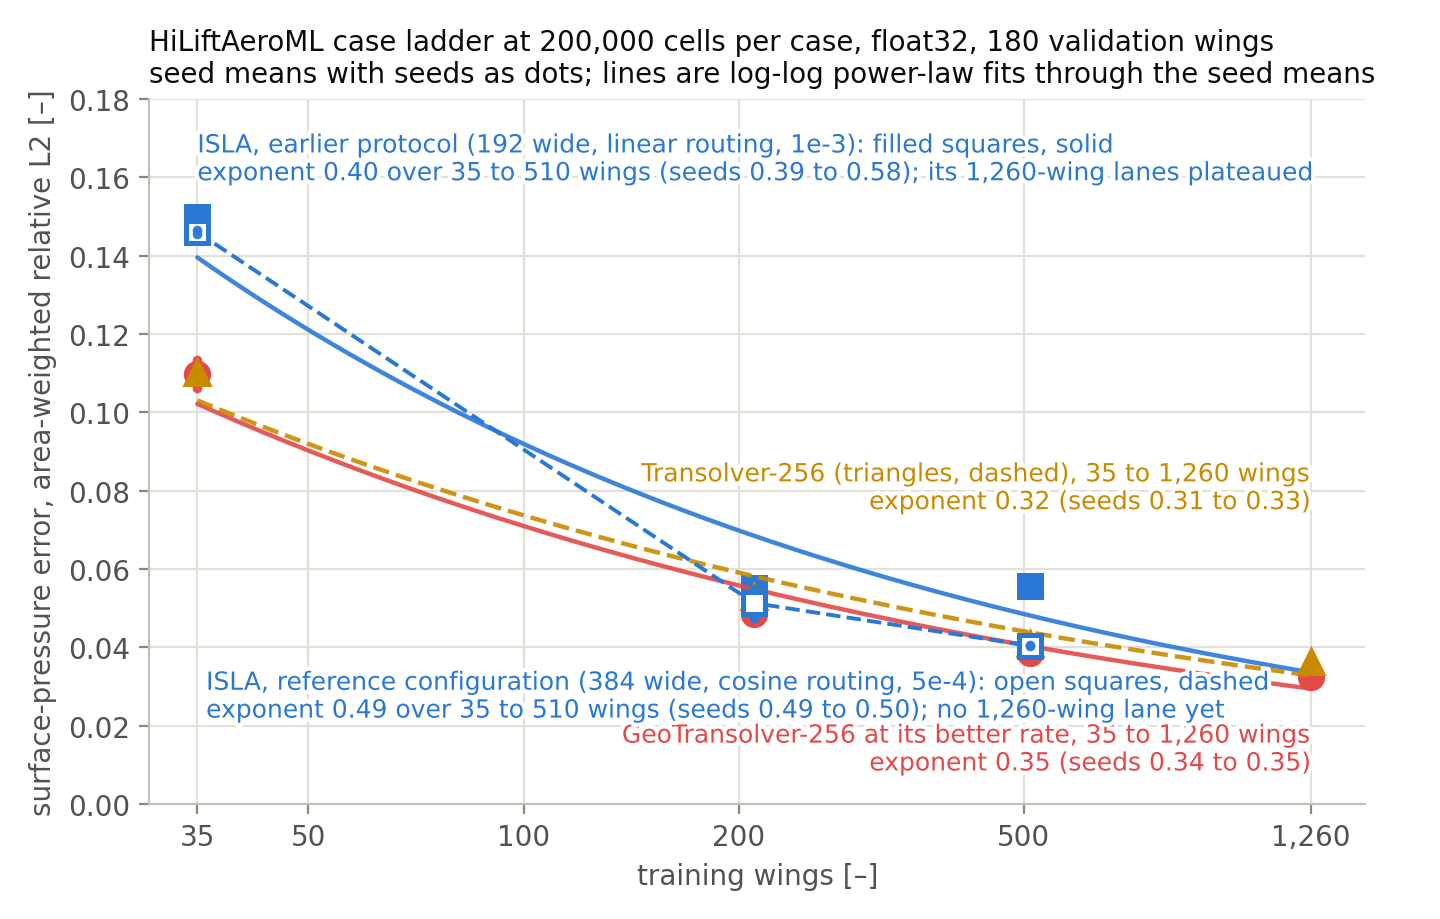

The script that saved this image:
"""P200K-FLEET HiLift group (`hl`): the complete wing ladder at the reporting protocol (200,000 cells, float32, 180
validation wings, two seeds), the 200k-against-10k comparison the fleet preregistration promised, and the wing half
of SCALE-LAW's case exponents for the three models.

Inputs: results/campaigns_2026-09-19/hl/metrics/<run>/<run>/metrics.jsonl for the lanes
p200k_hl_{isla,gt_unit,transolver_unit}_<rung>_seed{42,43} and p200k_hl_gt_unit_<rung>_lr3e3_seed{42,43}
(ISLA 192 wide, linear routing, lr 1e-3, the configuration of 2026-09-19; unit-direction GeoTransolver-256 at 1e-3 and
3e-3; Transolver-256 at 3e-3). One scoring block per file: the block whose config row carries the highest epoch.
REF-BOARD values of the reference configuration (384 wide, cosine routing, 5e-4) are read beside from
results/ref_surface_2026-09-23.json (35 and 210 wings) and results/campaigns_2026-09-22/ref/metrics (510 wings).
10,000-cell predecessors: results/p200k_fleet_reduction_2026-09-19.json (tenk_reference blocks, the 35- and 4-geometry
rungs), results/frame_reduction_2026-09-11.json (relative-frame ISLA at 10k on the 210-, 21-geometry and fixed-angle
rungs) and results/fp32_reeval/fp32_shift_2026-09-09.json (unit-direction GeoTransolver and Transolver at 10k on the
fixed-angle rung). The 510- and 1,260-wing rungs have no 10,000-cell twin of the same configuration.

Plateau exclusion: a lane whose train.log shows the mean-field signature (validation loss descending to about 0.01 and
then jumping to 0.12 to 0.16 and staying flat, training loss at the same value) is excluded from every mean, ratio and
fit and recorded under "excluded". The signature was read on the cluster train logs on 2026-09-30 (runs/<run>/train.log,
val_interval 25) and is confirmed here by the scored pressure error above 0.4 (the mean-field level is 0.6 to 0.7).

usage: python p200k_hl_ladder_2026-09-30.py   (writes p200k_hl_ladder_2026-09-30.json and .png beside itself)
"""
import json, math, os, statistics as st, sys

R = os.path.dirname(os.path.abspath(__file__))
M = f"{R}/campaigns_2026-09-19/hl/metrics"
FIELDS = ["pressure_l2", "velocity_l2", "tau_wall_l2", "temperature_l2", "density_l2"]
SEEDS = (42, 43)
PLATEAU_LEVEL = 0.4  # scored pressure relative L2 above this is the mean-field output, not a trained model

# rung key -> (training cases, label, validation cases)
RUNGS = {
    "super_scarce": (35, "35 wings (random split)", 180),
    "scarce": (210, "210 wings (random split)", 180),
    "medium": (510, "510 wings (random split)", 180),
    "full": (1260, "1,260 wings (random split)", 180),
    "geometry_super_scarce": (40, "4 geometries at all angles (held-out geometries)", 180),
    "geometry_scarce": (210, "21 geometries at all angles (held-out geometries)", 180),
    "single_aoa_12": (126, "126 geometries at 12 degrees (fixed angle)", 18),
    "super_scarce_area": (35, "35 wings, area-law training draw", 180),
}
CASE_LADDER = ["super_scarce", "scarce", "medium", "full"]
# model arm -> run pattern; GeoTransolver's rate per rung is read from the fleet manifest copy
ARMS = {
    "isla": "p200k_hl_isla_{rung}_seed{s}",
    "gt_unit": "p200k_hl_gt_unit_{rung}_seed{s}",
    "gt_unit_lr3e3": "p200k_hl_gt_unit_{rung}_lr3e3_seed{s}",
    "transolver_unit": "p200k_hl_transolver_unit_{rung}_seed{s}",
}
RATES = {k: v["lr"] for k, v in json.load(open(f"{R}/p200k_fleet_rates_2026-09-22.json"))["runs"].items()}
# validation-loss evidence from the cluster train logs (epoch: value), for the lanes the plateau rule excludes
PLATEAU_LOG = {
    "p200k_hl_isla_full_seed42": {"25": 0.0225, "50": 0.1432, "75": 0.1632, "100": 0.1512, "499": 0.1517, "train_499": 0.1542},
    "p200k_hl_isla_full_seed43": {"25": 0.0103, "50": 0.1549, "75": 0.1506, "100": 0.1545, "499": 0.1483, "train_499": 0.1510},
    "p200k_hl_isla_medium_seed42": {"25": 0.0161, "50": 0.0112, "75": 0.0245, "100": 0.1534, "499": 0.1212, "train_499": 0.1223},
}


def lane(path):
    """Mean per-case metrics of the highest-epoch scoring block in one metrics.jsonl; None if absent."""
    if not os.path.exists(path):
        return None
    blocks, cur = [], None
    for l in open(path):
        d = json.loads(l)
        if d.get("phase") == "config":
            cur = {"epoch": d.get("epoch"), "rows": []}
            blocks.append(cur)
        elif d.get("phase") == "infer_step" and cur is not None:
            cur["rows"].append(d)
    blocks = [b for b in blocks if b["rows"]]
    if not blocks:
        return None
    top = max(b["epoch"] or 0 for b in blocks)
    # a scoring job that was interrupted and restarted leaves two config rows at the same epoch (the 35-wing files:
    # 96 cases, then a restart that re-scores the list); one row per validation case, the last written wins
    rows = {}
    for b in blocks:
        if (b["epoch"] or 0) == top:
            for r in b["rows"]:
                rows[r["sample_id"]] = r["metrics"]
    rows = list(rows.values())
    keys = [k for k in FIELDS if k in rows[0]]
    return {k: st.mean(r[k] for r in rows) for k in keys} | {"n_cases": len(rows), "epoch": top}


out = {"protocol": __doc__.strip(), "rungs": {}, "excluded": {}, "ladder": {}, "tenk": {}, "refboard": {}}

# ---- per rung and model --------------------------------------------------------------------------------------------
for rung, (n, label, n_val) in RUNGS.items():
    row = {"n_train": n, "label": label, "n_val": n_val, "arms": {}}
    for arm, pat in ARMS.items():
        runs, excl = {}, {}
        for s in SEEDS:
            run = pat.format(rung=rung, s=s)
            v = lane(f"{M}/{run}/{run}/metrics.jsonl")
            if v is None:
                continue
            if v["pressure_l2"] > PLATEAU_LEVEL:
                excl[run] = v | {"val_loss_log": PLATEAU_LOG.get(run), "reason": "mean-field plateau (validation loss flat at 0.12 to 0.16 from before epoch 100; scored pressure error at the field-mean level)"}
                continue
            runs[run] = v
        if excl:
            out["excluded"].update(excl)
        if not runs:
            continue
        keys = [k for k in FIELDS if k in next(iter(runs.values()))]
        a = {"runs": runs, "n_seeds": len(runs), "lr": RATES.get(next(iter(runs))),
             "seed_means": {k: st.mean(r[k] for r in runs.values()) for k in keys},
             "pressure_l2_seeds": [runs[r]["pressure_l2"] for r in sorted(runs)],
             "excluded_runs": sorted(excl)}
        row["arms"][arm] = a
    A = row["arms"]
    # GeoTransolver's better rate on this rung (by seed-mean pressure)
    gts = [k for k in ("gt_unit", "gt_unit_lr3e3") if k in A]
    if gts:
        best = min(gts, key=lambda k: A[k]["seed_means"]["pressure_l2"])
        row["gt_better"] = {"arm": best, "lr": A[best]["lr"],
                            "other": {k: A[k]["seed_means"]["pressure_l2"] for k in gts if k != best}}
    if "isla" in A:
        P = lambda k: A[k]["seed_means"]["pressure_l2"]
        row["ratios_over_isla"] = {}
        if gts:
            row["ratios_over_isla"]["gt_better_rate"] = {f: A[best]["seed_means"][f] / A["isla"]["seed_means"][f] for f in A["isla"]["seed_means"] if f in A[best]["seed_means"]}
            for k in gts:
                row["ratios_over_isla"][k] = {"pressure_l2": P(k) / P("isla")}
        if "transolver_unit" in A:
            row["ratios_over_isla"]["transolver_unit"] = {f: A["transolver_unit"]["seed_means"][f] / A["isla"]["seed_means"][f] for f in A["isla"]["seed_means"] if f in A["transolver_unit"]["seed_means"]}
    out["rungs"][rung] = row

# ---- 10,000-cell predecessors ----------------------------------------------------------------------------------------
fleet19 = json.load(open(f"{R}/p200k_fleet_reduction_2026-09-19.json"))["datasets"]
frame11 = json.load(open(f"{R}/frame_reduction_2026-09-11.json"))["hilift_val"]
fp32 = json.load(open(f"{R}/fp32_reeval/fp32_shift_2026-09-09.json"))["runs"]
tenk = {}
t = fleet19["highlift_surface_super_scarce"]["tenk_reference"]
tenk["super_scarce"] = {"isla": t["isla"], "gt_unit_lr3e3": t["gt_lr3e3"], "transolver_unit": t["transolver_lr3e3"], "source": t["source"]}
t = fleet19["highlift_surface_geometry_super_scarce"]["tenk_reference"]
tenk["geometry_super_scarce"] = {"isla": t["isla"], "gt_unit": t["gt_unit"], "transolver_unit": t["transolver_lr3e3"], "source": t["source"]}
tenk["single_aoa_12"] = {
    "isla": [frame11[f"rf_hl_mt2_meas_single_aoa_12_seed{s}"]["pressure_l2"] for s in (42, 43, 44)],
    "gt_unit": [fp32[f"udrv_hl_gt_single_aoa_12_seed{s}"]["fields"]["pressure_l2"]["fp32_mean"] for s in SEEDS],
    "transolver_unit": [fp32[f"udrv_hl_transolver_single_aoa_12_lr3e3_seed{s}"]["fields"]["pressure_l2"]["fp32_mean"] for s in SEEDS],
    "source": "results/frame_reduction_2026-09-11.json (rf_hl_mt2_meas_single_aoa_12, three seeds); results/fp32_reeval/fp32_shift_2026-09-09.json (udrv_hl_* at 1e-3 / 3e-3)"}
tenk["scarce"] = {"isla": [frame11[f"rf_hl_mt2_meas_scarce_seed{s}"]["pressure_l2"] for s in SEEDS],
                  "source": "results/frame_reduction_2026-09-11.json (rf_hl_mt2_meas_scarce); no unit-direction baseline twin at 10k on this rung"}
tenk["geometry_scarce"] = {"isla": [frame11[f"rf_hl_mt2_meas_geometry_scarce_seed{s}"]["pressure_l2"] for s in SEEDS],
                           "source": "results/frame_reduction_2026-09-11.json (rf_hl_mt2_meas_geometry_scarce); no unit-direction baseline twin at 10k on this rung"}
for rung, tk in tenk.items():
    A = out["rungs"][rung]["arms"]
    comp = {}
    gt10 = "gt_unit_lr3e3" if "gt_unit_lr3e3" in tk else ("gt_unit" if "gt_unit" in tk else None)
    gt200 = out["rungs"][rung].get("gt_better", {}).get("arm")
    # 10k GeoTransolver at the rate it ran there (3e-3 on the 35-wing rung, 1e-3 elsewhere) against the 200k better rate
    pairs = {"isla": ("isla", "isla"), "gt": (gt10, gt200), "transolver": ("transolver_unit", "transolver_unit")}
    for name, (k10, k200) in pairs.items():
        if k10 and k10 in tk and k200 in A:
            m10 = st.mean(tk[k10]); m200 = A[k200]["seed_means"]["pressure_l2"]
            comp[name] = {"tenk_mean": m10, "tenk_seeds": tk[k10], "tenk_arm": k10, "p200k_arm": k200, "p200k_lr": A[k200]["lr"],
                          "p200k_mean": m200, "p200k_over_tenk": m200 / m10}
    if gt10 and "isla" in tk:
        comp["gt_over_isla_tenk"] = st.mean(tk[gt10]) / st.mean(tk["isla"])
    if "transolver_unit" in tk and "isla" in tk:
        comp["transolver_over_isla_tenk"] = st.mean(tk["transolver_unit"]) / st.mean(tk["isla"])
    comp["source"] = tk["source"]
    out["tenk"][rung] = comp

# ---- REF-BOARD (reference configuration) beside --------------------------------------------------------------------
ref = json.load(open(f"{R}/ref_surface_2026-09-23.json"))["summary"]
rb = {"super_scarce": ref["isla_r1|hl35"]["fields"]["pressure_l2"]["seeds"], "scarce": ref["isla_r1|hl210"]["fields"]["pressure_l2"]["seeds"]}
r510 = [lane(f"{R}/campaigns_2026-09-22/ref/metrics/ref_isla_r1_hl510_seed{s}/ref_isla_r1_hl510_seed{s}/metrics.jsonl") for s in SEEDS]
rb["medium"] = [v["pressure_l2"] for v in r510 if v]
gt512 = {"super_scarce": ref["gt_w512|hl35"]["fields"]["pressure_l2"]["seeds"]}
g210 = [lane(f"{R}/campaigns_2026-09-22/ref/metrics/ref_gt_w512_hl210_seed{s}/ref_gt_w512_hl210_seed{s}/metrics.jsonl") for s in SEEDS]
if all(g210):
    gt512["scarce"] = [v["pressure_l2"] for v in g210]
for rung, seeds in rb.items():
    out["refboard"][rung] = {"isla_reference_pressure_l2_seeds": seeds, "isla_reference_pressure_l2_mean": st.mean(seeds),
                             "earlier_protocol_isla_mean": out["rungs"][rung]["arms"]["isla"]["seed_means"]["pressure_l2"],
                             "reference_over_earlier": st.mean(seeds) / out["rungs"][rung]["arms"]["isla"]["seed_means"]["pressure_l2"]}
    g = out["rungs"][rung].get("gt_better")
    if g:
        out["refboard"][rung]["gt256_better_rate_over_isla_reference"] = out["rungs"][rung]["arms"][g["arm"]]["seed_means"]["pressure_l2"] / st.mean(seeds)
    if rung in gt512:
        out["refboard"][rung]["gt512_pressure_l2_seeds"] = gt512[rung]
        out["refboard"][rung]["gt512_over_isla_reference"] = st.mean(gt512[rung]) / st.mean(seeds)
out["refboard"]["source"] = "results/ref_surface_2026-09-23.json (hl35, hl210; GeoTransolver-512 at 3e-3 on the same rungs); results/campaigns_2026-09-22/ref/metrics/ref_isla_r1_hl510_seed*/ (hl510); @sec-nb-ref-hl510-verdict quotes GeoTransolver-512 ÷ reference 0.95 at 510 wings from the 100,000-cell SCALE-LAW pair"


# ---- learning-curve exponents over the case ladder -----------------------------------------------------------------
def slope(pts):
    """Least-squares slope of log(error) on log(cases); returns -slope (the exponent alpha in error ~ n^-alpha)."""
    if len(pts) < 2:
        return None
    xs = [math.log(n) for n, _ in pts]; ys = [math.log(e) for _, e in pts]
    mx, my = st.mean(xs), st.mean(ys)
    return -sum((x - mx) * (y - my) for x, y in zip(xs, ys)) / sum((x - mx) ** 2 for x in xs)


def fit(pts):
    """Power law error = a * n^-alpha through the seed means (log-log least squares)."""
    al = slope(pts)
    xs = [math.log(n) for n, _ in pts]; ys = [math.log(e) for _, e in pts]
    lna = st.mean(ys) + al * st.mean(xs)
    return {"alpha": al, "a": math.exp(lna), "rungs": [n for n, _ in pts]}


ladder = {}
for model in ("isla", "gt_better", "transolver_unit"):
    pts, per_seed, local = [], {s: [] for s in SEEDS}, {}
    for rung in CASE_LADDER:
        row = out["rungs"][rung]
        arm = row["gt_better"]["arm"] if model == "gt_better" else model
        if arm not in row["arms"]:
            continue
        a = row["arms"][arm]; n = row["n_train"]
        pts.append((n, a["seed_means"]["pressure_l2"]))
        for run, v in a["runs"].items():
            per_seed[int(run[-2:])].append((n, v["pressure_l2"]))
    for (n0, e0), (n1, e1) in zip(pts, pts[1:]):
        local[f"{n0}-{n1}"] = -math.log(e1 / e0) / math.log(n1 / n0)
    f = fit(pts)
    f["per_seed"] = {s: {"alpha": slope(p), "rungs": [n for n, _ in p]} for s, p in per_seed.items()}
    f["alpha_range_over_seeds"] = sorted(v["alpha"] for v in f["per_seed"].values() if v["alpha"] is not None)
    f["local_exponents"] = local
    f["points"] = pts
    ladder[model] = f
# the reference configuration's three-rung curve beside
rpts = [(RUNGS[r][0], st.mean(rb[r])) for r in ("super_scarce", "scarce", "medium") if rb[r]]
fr = fit(rpts); fr["local_exponents"] = {f"{a[0]}-{b[0]}": -math.log(b[1] / a[1]) / math.log(b[0] / a[0]) for a, b in zip(rpts, rpts[1:])}; fr["points"] = rpts
fr["per_seed"] = {s: {"alpha": slope([(RUNGS[r][0], rb[r][i]) for r in ("super_scarce", "scarce", "medium") if len(rb[r]) > i]), "rungs": [35, 210, 510]} for i, s in enumerate(SEEDS)}
fr["alpha_range_over_seeds"] = sorted(v["alpha"] for v in fr["per_seed"].values())
ladder["isla_reference_configuration"] = fr
# crossover of the fitted laws (where GeoTransolver's and ISLA's fitted curves meet), if the exponents differ the right way
for k in ("gt_better", "transolver_unit"):
    g, i = ladder[k], ladder["isla"]
    d = i["alpha"] - g["alpha"]
    # a n^-alpha_i = b n^-alpha_g  =>  n = (a / b)^(1 / (alpha_i - alpha_g)); only meaningful if ISLA's curve is the steeper
    ladder[k]["crossover_cases_vs_isla"] = math.exp(math.log(i["a"] / g["a"]) / d) if d > 0 else None
    gi = ladder["isla_reference_configuration"]; d2 = gi["alpha"] - g["alpha"]
    ladder[k]["crossover_cases_vs_isla_reference"] = math.exp(math.log(gi["a"] / g["a"]) / d2) if d2 > 0 else None
    # the same three rungs as the ISLA curves (35 / 210 / 510), so the exponents are compared on a matched ladder
    ladder[k]["alpha_35_to_510"] = slope([p for p in g["points"] if p[0] <= 510])
out["ladder"] = ladder
# a convenience table: per rung, the three standings and the ratios
out["ladder_table"] = {rung: {"n_train": out["rungs"][rung]["n_train"],
                              "isla": out["rungs"][rung]["arms"].get("isla", {}).get("seed_means", {}).get("pressure_l2"),
                              "isla_seeds": out["rungs"][rung]["arms"].get("isla", {}).get("pressure_l2_seeds"),
                              "gt_better_arm": out["rungs"][rung].get("gt_better", {}).get("lr"),
                              "gt_better": out["rungs"][rung]["arms"][out["rungs"][rung]["gt_better"]["arm"]]["seed_means"]["pressure_l2"],
                              "gt_better_seeds": out["rungs"][rung]["arms"][out["rungs"][rung]["gt_better"]["arm"]]["pressure_l2_seeds"],
                              "transolver": out["rungs"][rung]["arms"].get("transolver_unit", {}).get("seed_means", {}).get("pressure_l2"),
                              "transolver_seeds": out["rungs"][rung]["arms"].get("transolver_unit", {}).get("pressure_l2_seeds"),
                              "gt_over_isla": out["rungs"][rung].get("ratios_over_isla", {}).get("gt_better_rate", {}).get("pressure_l2"),
                              "transolver_over_isla": out["rungs"][rung].get("ratios_over_isla", {}).get("transolver_unit", {}).get("pressure_l2")}
                       for rung in RUNGS}

json.dump(out, open(f"{R}/p200k_hl_ladder_2026-09-30.json", "w"), indent=1)

# ---- figure: pressure error against training cases, the fitted exponents -------------------------------------------
sys.path.insert(0, f"{R}/../book")
import palette as P  # noqa: E402
import matplotlib.pyplot as plt  # noqa: E402

fig, ax = plt.subplots(figsize=(7.2, 4.6))
ns = [35, 50, 100, 200, 500, 1000, 1260]
xx = [35 * (1260 / 35) ** (k / 200) for k in range(201)]
series = {"isla": ("isla_ref", "isla"), "gt_better": ("gt", "gt_unit"), "transolver_unit": ("t", "transolver_unit")}
for model, (key, _) in series.items():
    f = ladder[model]
    kw = P.series_kwargs(key)
    ax.plot(xx, [f["a"] * x ** -f["alpha"] for x in xx], color=kw["color"], ls=kw["ls"], lw=1.6, alpha=0.9, marker=None)
    ax.plot([n for n, _ in f["points"]], [e for _, e in f["points"]], **P.series_kwargs(key, ls="none", ms=8))
    for rung in CASE_LADDER:
        row = out["rungs"][rung]; arm = row["gt_better"]["arm"] if model == "gt_better" else model
        if arm in row["arms"]:
            ax.plot([row["n_train"]] * len(row["arms"][arm]["pressure_l2_seeds"]), row["arms"][arm]["pressure_l2_seeds"],
                    ls="none", marker=".", color=kw["color"], ms=5, alpha=0.9)
fr = ladder["isla_reference_configuration"]
ax.plot([n for n, _ in fr["points"]], [e for _, e in fr["points"]], **P.series_kwargs("isla_ref", ls="--", lw=1.4, mfc="white", ms=8))
for rung in ("super_scarce", "scarce", "medium"):
    ax.plot([RUNGS[rung][0]] * len(rb[rung]), rb[rung], ls="none", marker=".", color=P.BLUE, ms=5, alpha=0.9)
lo = {"isla": ladder["isla"]["alpha_range_over_seeds"], "gt_better": ladder["gt_better"]["alpha_range_over_seeds"], "transolver_unit": ladder["transolver_unit"]["alpha_range_over_seeds"]}
P.label_line(ax, 1260, 0.0205, f"GeoTransolver-256 at its better rate, 35 to 1,260 wings\nexponent {ladder['gt_better']['alpha']:.2f} (seeds {lo['gt_better'][0]:.2f} to {lo['gt_better'][-1]:.2f})", P.RED, ha="right", va="top")
P.label_line(ax, 1260, 0.074, f"Transolver-256 (triangles, dashed), 35 to 1,260 wings\nexponent {ladder['transolver_unit']['alpha']:.2f} (seeds {lo['transolver_unit'][0]:.2f} to {lo['transolver_unit'][-1]:.2f})", P.AMBER, ha="right", va="bottom")
P.label_line(ax, 35, 0.158, f"ISLA, earlier protocol (192 wide, linear routing, 1e-3): filled squares, solid\nexponent {ladder['isla']['alpha']:.2f} over 35 to 510 wings (seeds {lo['isla'][0]:.2f} to {lo['isla'][-1]:.2f}); its 1,260-wing lanes plateaued", P.BLUE, ha="left", va="bottom")
P.label_line(ax, 36, 0.034, f"ISLA, reference configuration (384 wide, cosine routing, 5e-4): open squares, dashed\nexponent {fr['alpha']:.2f} over 35 to 510 wings (seeds {fr['alpha_range_over_seeds'][0]:.2f} to {fr['alpha_range_over_seeds'][-1]:.2f}); no 1,260-wing lane yet", P.BLUE, ha="left", va="top")
ns = [35, 50, 100, 200, 500, 1260]
ax.set_xscale("log"); ax.set_xticks(ns); ax.set_xticklabels([f"{n:,}" for n in ns]); ax.minorticks_off()
ax.set_xlim(30, 1500); ax.set_ylim(0, 0.18)
ax.set_xlabel("training wings [–]"); ax.set_ylabel("surface-pressure error, area-weighted relative L2 [–]")
ax.set_title("HiLiftAeroML case ladder at 200,000 cells per case, float32, 180 validation wings\nseed means with seeds as dots; lines are log-log power-law fits through the seed means")
fig.tight_layout(); fig.savefig(f"{R}/p200k_hl_ladder_2026-09-30.png", dpi=200); plt.close(fig)

# ---- console summary ------------------------------------------------------------------------------------------------
r4 = lambda v: None if v is None else (round(v, 4) if isinstance(v, float) else [round(x, 4) for x in v])
for rung, t in out["ladder_table"].items():
    print(f"{rung:24s} n={t['n_train']:5d} isla={r4(t['isla'])} {r4(t['isla_seeds'])} gt({t['gt_better_arm']})={r4(t['gt_better'])} {r4(t['gt_better_seeds'])} "
          f"t={r4(t['transolver'])} {r4(t['transolver_seeds'])} gt/isla={r4(t['gt_over_isla'])} t/isla={r4(t['transolver_over_isla'])}")
for m, f in ladder.items():
    print(m, {k: (round(v, 3) if isinstance(v, float) else v) for k, v in f.items() if k in ("alpha", "alpha_range_over_seeds", "local_exponents", "crossover_cases_vs_isla", "crossover_cases_vs_isla_reference", "rungs")})
print("excluded:", {k: round(v["pressure_l2"], 3) for k, v in out["excluded"].items()})
for rung, c in out["tenk"].items():
    print("tenk", rung, {k: round(v["p200k_over_tenk"], 3) for k, v in c.items() if isinstance(v, dict)}, {k: round(v, 3) for k, v in c.items() if isinstance(v, float)})
print("refboard", {k: {kk: round(vv, 4) for kk, vv in v.items() if isinstance(vv, float)} for k, v in out["refboard"].items() if isinstance(v, dict)})
